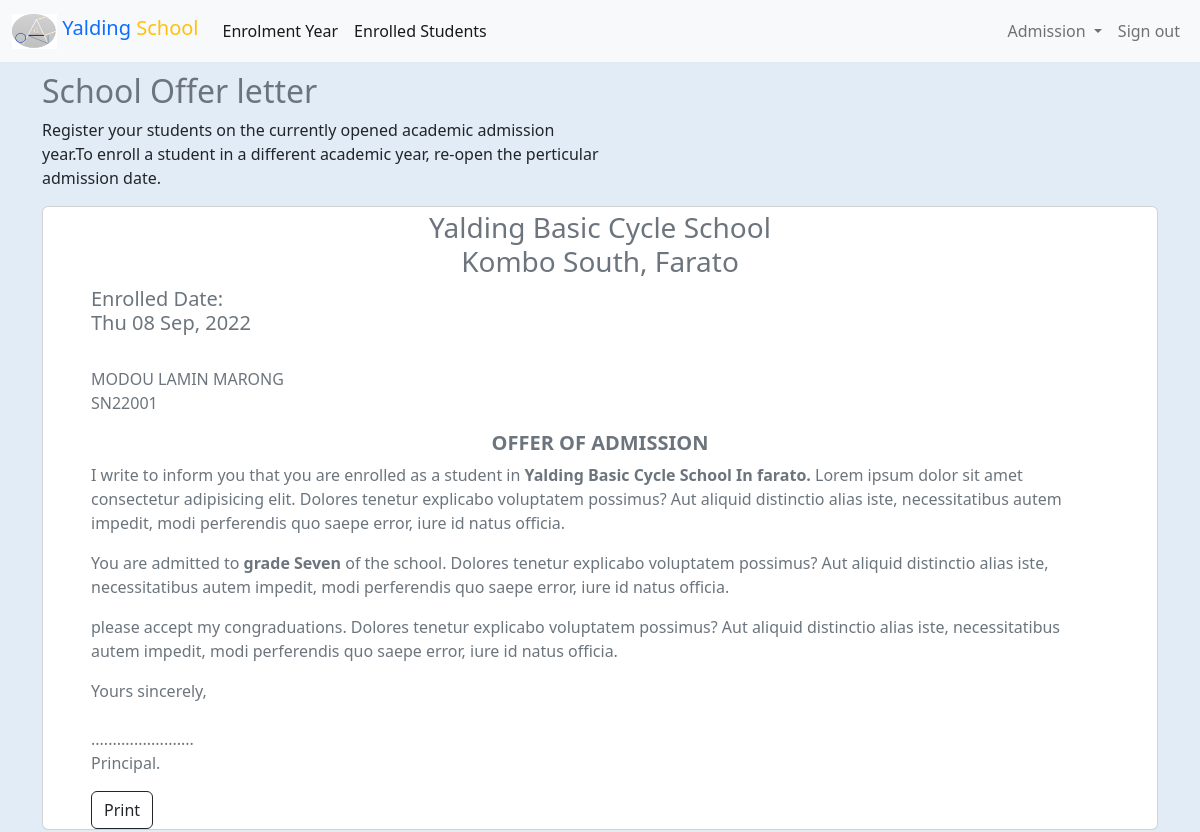
Screenshot of /letter.php?view=22001 (signed in) with the database file from the repository.
### tables this page shows
CREATE TABLE `enroll_student` (
  `record_id` int(11) NOT NULL,
  `stud_id` varchar(25) NOT NULL,
  `stud_name` varchar(50) NOT NULL,
  `stud_parent_name` varchar(50) NOT NULL,
  `stud_parent_mobile` varchar(50) NOT NULL,
  `stud_prev_sch` varchar(200) DEFAULT NULL,
  `stud_address` varchar(75) DEFAULT NULL,
  `stud_gender` varchar(50) DEFAULT NULL,
  `stud_place_birth` varchar(100) DEFAULT NULL,
  `stud_date_brith` datetime DEFAULT NULL,
  `health_relate_problem` text DEFAULT NULL,
  `stud_enroll_yr` varchar(50) NOT NULL,
  `enroll_class` varchar(100) DEFAULT NULL,
  `stud_inputted_by` varchar(50) DEFAULT NULL,
  `stud_inputted_at` datetime NOT NULL DEFAULT current_timestamp(),
  `stud_deleted_by` varchar(50) DEFAULT NULL,
  `stud_deleted_at` datetime DEFAULT NULL,
  `stud_prof_photo_url` text DEFAULT NULL,
  `enroll_done` tinyint(4) NOT NULL DEFAULT 0,
  `auth_enroll` tinyint(4) NOT NULL DEFAULT 0,
  `auth_enroll_by` varchar(50) DEFAULT NULL
);

### core/func.php (called while the page is built, shortened)
<?php
function sanitize($dirty)
{
    return htmlentities($dirty, ENT_QUOTES, "UTF-8");
}
function mm_yy($date)
{
    return date("D d M, Y", strtotime($date));
}
function cap($string)
{
    return strtoupper($string);
}

### letter.php (the view, shortened to what this page needs)
<?php
require_once $_SERVER['DOCUMENT_ROOT'] . './schoolapp/core/init.php';
include(ROOT . DS . "app" . DS . "components" . DS . "client_nav.php");
if (isset($_GET['view'])) {
   $id = (int)sanitize($_GET['view']);
   $enrolled_data = $db->query("SELECT * FROM `enroll_student` WHERE `stud_id` = '{$id}'");
?>
<div class="container-fluid">
<br><br><br>
<section>
    <div class="col">
        <div class="container">
            <div class="col-md-6">
                <h2 class="text-secondary">School Offer letter</h2>
                <p>Register your students on the currently opened academic
                    admission year.To enroll a student in a different academic
                    year, re-open the perticular admission date.</p>
            </div>
        </div>
    </div>
</section>
<div class="container">
    <div class="card pt-1 ps-5 px-5" style="margin: 2px auto;">
        <?php while($enrolled = mysqli_fetch_assoc($enrolled_data)):?>
        <div id="page-layout">
            <h3 class="text-center text-secondary">Yalding Basic Cycle School <br>Kombo South, Farato</h3>
            <h5 class="text-start text-secondary">Enrolled Date: <br><?=mm_yy($enrolled['stud_enroll_yr'])?></h5><br>
            <p class="text-secondary"><?=cap($enrolled['stud_name'])?> <br> SN<?=$enrolled['stud_id']?> </p>
            <h5 class="text-center text-secondary"><strong>OFFER OF ADMISSION</strong></h5>
            <p class="text-secondary">
                I write to inform you that you are enrolled as a student in <strong>Yalding Basic Cycle School In farato.</strong>
                Lorem ipsum dolor sit amet consectetur adipisicing elit. Dolores tenetur explicabo voluptatem possimus? Aut aliquid distinctio alias iste,
                necessitatibus autem impedit, modi perferendis quo saepe error, iure id natus officia.
            </p>
            <p class="text-secondary">
                You are admitted to <Strong>grade Seven</Strong>  of the school. Dolores tenetur explicabo voluptatem possimus? Aut aliquid distinctio alias iste,
                necessitatibus autem impedit, modi perferendis quo saepe error, iure id natus officia.
            </p>
            <p class="text-secondary">
                please accept my congraduations. Dolores tenetur explicabo voluptatem possimus? Aut aliquid distinctio alias iste,
                necessitatibus autem impedit, modi perferendis quo saepe error, iure id natus officia.
            </p>
            <p class="text-secondary">
                Yours sincerely, <br><br>
                ........................ <br>
                Principal.
            </p>
        </div>
        <div class="col">
        <button class="btn btn-outline-dark" type="button" onClick="printElement('page-layout', '<?=$enrolled['stud_name'] .'__SN'. $enrolled['stud_id'] .'__Admission__letter'?>')">Print</button>
        </div>
        <?php endwhile;?>
        </div>
</div>
</div>
<?php } ?>

### css/main.css (style rules this page uses)
body { background-color: #e2ecf6; }

### rows the page displays
enroll_student: stud_enroll_yr "Thu 08 Sep, 2022", stud_name "MODOU LAMIN MARONG", stud "22001"
